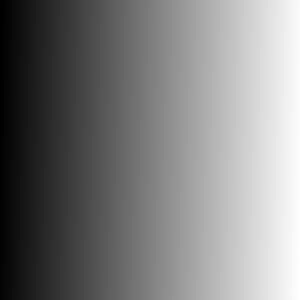
#> input picture Resources/Images/gradient.png, 300 x 300 px, found by its file name
$ python simple_thresholding.py
#> lines starting #> are read from the running program, lines starting #| are printed output that depends on the picture; after the words box and inside, x2 and y2 are one past the last pixel; in counts of white or black regions, pixels touching at a corner belong together
import cv2
import numpy as np
from matplotlib import pyplot as plt

img = cv2.imread('gradient.png', 0)
#> img: shape (300, 300); min 0, max 255, mean 126.3
_, th1 = cv2.threshold(img, 127, 255, cv2.THRESH_BINARY)
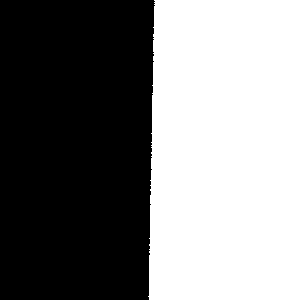
#> th1: shape (300, 300); 49.5% white; 1 white region, box (x1, y1, x2, y2) and area: (148, 0, 300, 300) 44573
_, th2 = cv2.threshold(img, 127, 255, cv2.THRESH_BINARY_INV)
_, th3 = cv2.threshold(img, 127, 255, cv2.THRESH_TRUNC)
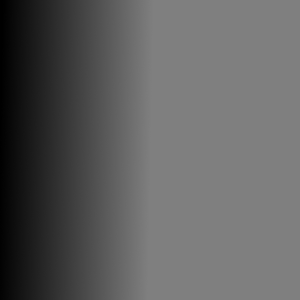
#> th3: shape (300, 300); min 0, max 127, mean 95.1
_, th4 = cv2.threshold(img, 127, 255, cv2.THRESH_TOZERO)
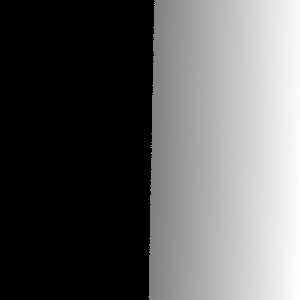
#> th4: shape (300, 300); min 0, max 255, mean 94.1

# [5 lines of commented-out code are left out]

titles = ['original','binary','binary_inv','trunc','tozero']
images = [img,th1,th2,th3,th4]

for i in range(5):
    plt.subplot(2,3,i+1),plt.imshow(images[i], 'gray')
    plt.title(titles[i])
    plt.xticks([]), plt.yticks([])
plt.show()
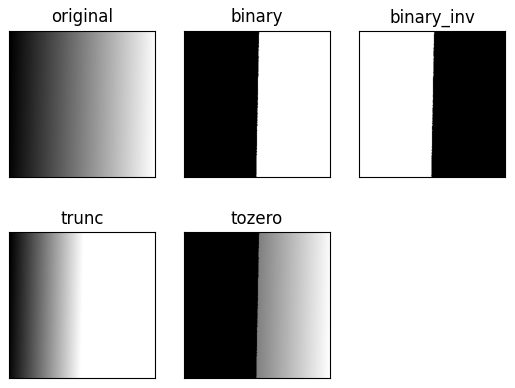
#> figure drawn by matplotlib, 5 panels

#cv2.waitKey(0)
#cv2.destroyAllWindows()

$ run again, with Resources/Images/road.png copied over Resources/Images/gradient.png
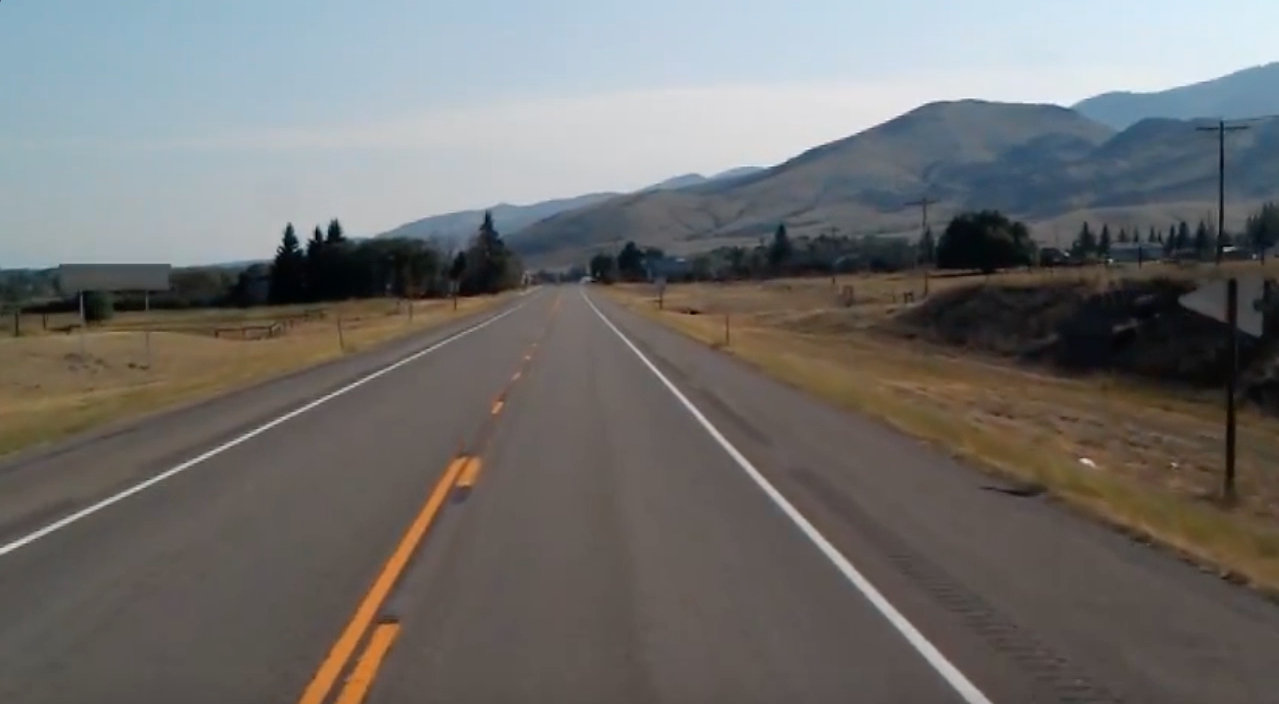
#> input picture Resources/Images/road.png, 1279 x 704 px, found by its file name
#> `_, th1 = cv2.threshold(img, 127, 255, cv2.THRESH_BINARY)`:
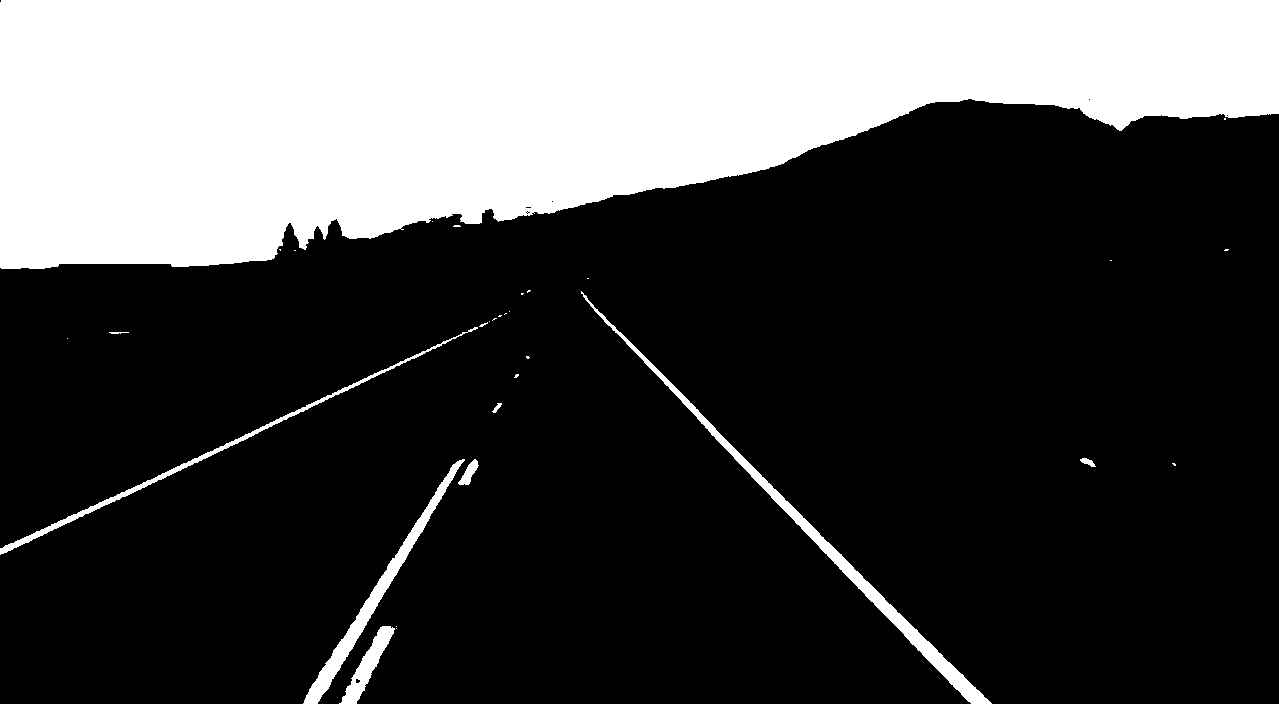
#> th1: shape (704, 1279); 27.8% white; 31 white regions (22 under 20 px), largest, box (x1, y1, x2, y2) and area: (0, 0, 1279, 269) 237578, (581, 291, 992, 704) 5048, (303, 459, 465, 704) 3239
#> `_, th4 = cv2.threshold(img, 127, 255, cv2.THRESH_TOZERO)`:
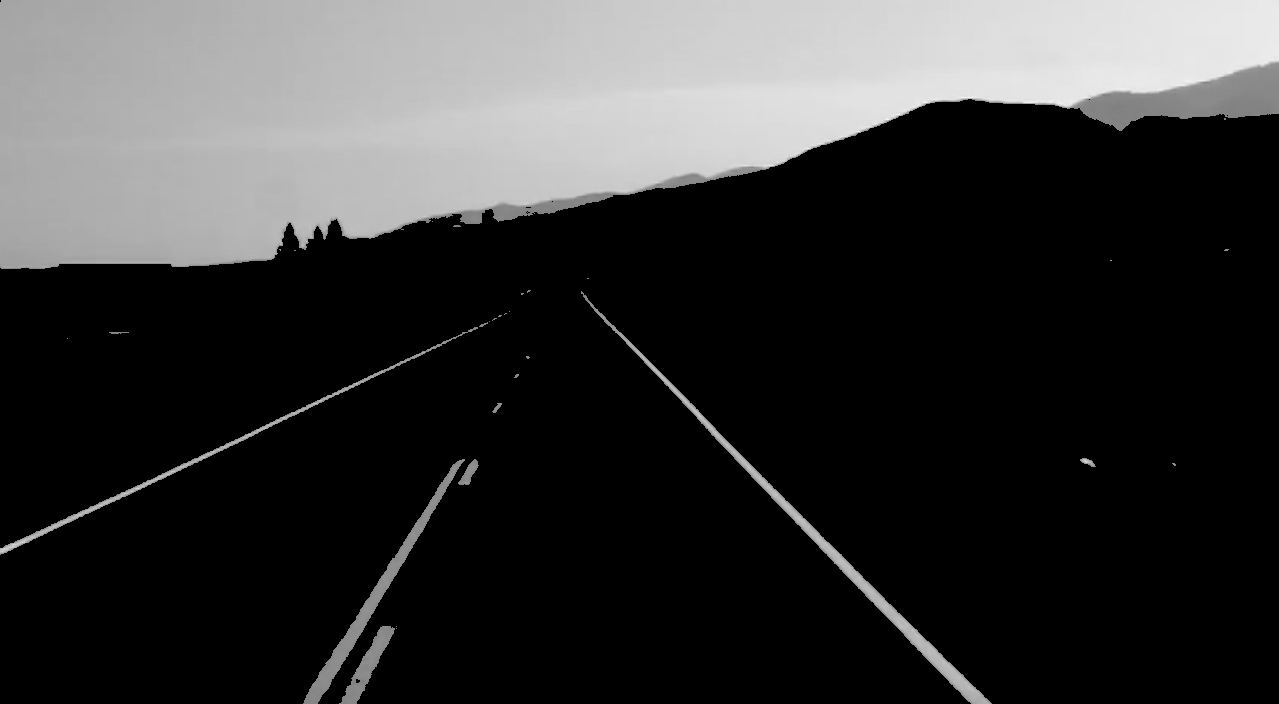
#> th4: shape (704, 1279); min 0, max 243, mean 53.4
